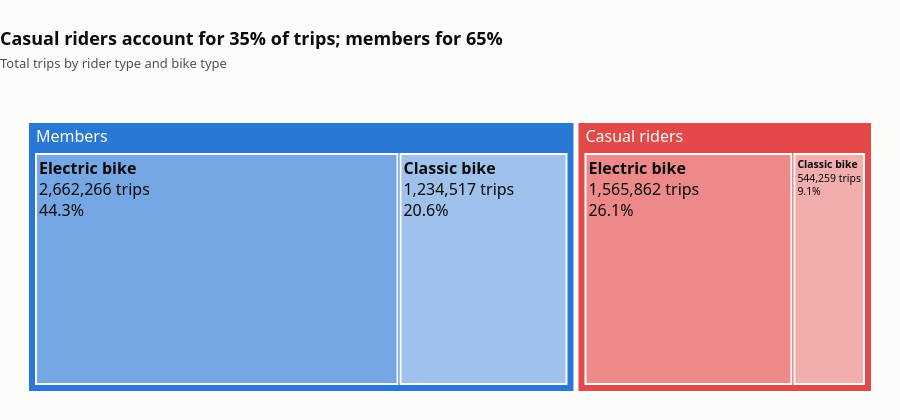

Write notebook code for a chart like this one.
### Code cell
import plotly.graph_objects as go

SURFACE, INK, INK_2 = "#fcfcfb", "#0b0b0b", "#52514e"
GROUP_LABEL = {"member": "Members", "casual": "Casual riders"}
GROUP_FILL = {"member": "#2a78d6", "casual": "#e34948"}

def tint(hex_color, t):
    """Blend a hex color toward white by t (0 = original, 1 = white)."""
    r, g, b = (int(hex_color[i:i + 2], 16) for i in (1, 3, 5))
    return "#{:02x}{:02x}{:02x}".format(*(round(c + (255 - c) * t) for c in (r, g, b)))

counts = df.group_by("member_casual", "rideable_type").agg(pl.len().alias("trips"))
total = counts["trips"].sum()
group_totals = (
    counts.group_by("member_casual").agg(pl.col("trips").sum())
    .sort("trips", descending=True)
)
pct = {g: n / total * 100 for g, n in group_totals.iter_rows()}

# Hierarchy: rider type (header, full color) -> bike type (lighter tints of the same hue)
ids, labels, parents, values, colors, text_colors, shares = [], [], [], [], [], [], []
for g, g_total in group_totals.iter_rows():
    ids.append(g); labels.append(GROUP_LABEL[g]); parents.append("")
    values.append(g_total); colors.append(GROUP_FILL[g]); text_colors.append("#ffffff")
    shares.append(g_total / total * 100)

    kids = counts.filter(pl.col("member_casual") == g).sort("trips", descending=True)
    for k, (_, bike, n) in enumerate(kids.iter_rows()):
        ids.append(f"{g}/{bike}")
        labels.append(bike.replace("_", " ").capitalize())
        parents.append(g)
        values.append(n)
        colors.append(tint(GROUP_FILL[g], [0.35, 0.55, 0.7, 0.8][min(k, 3)]))
        text_colors.append(INK)
        shares.append(n / total * 100)

fig = go.Figure(
    go.Treemap(
        ids=ids, labels=labels, parents=parents, values=values,
        branchvalues="total",
        customdata=shares,
        texttemplate="<b>%{label}</b><br>%{value:,.0f} trips<br>%{customdata:.1f}%",
        textfont=dict(size=16, color=text_colors),
        marker=dict(colors=colors, line=dict(width=2, color=SURFACE)),
        hovertemplate="<b>%{label}</b><br>%{value:,.0f} trips (%{customdata:.1f}% of all trips)<extra></extra>",
        pathbar=dict(visible=False),
    )
)
fig.update_layout(
    title=dict(
        text=(f"<b>Casual riders account for {pct['casual']:.0f}% of trips; members for {pct['member']:.0f}%</b>"
              f"<br><span style='font-size:13px;color:{INK_2}'>Total trips by rider type and bike type</span>"),
        x=0, xanchor="left", font=dict(size=18, color=INK),
    ),
    paper_bgcolor=SURFACE,
    font=dict(family="system-ui, -apple-system, 'Segoe UI', sans-serif", color=INK_2),
    margin=dict(t=90, l=20, r=20, b=20), height=420,
)
fig.show()
fig.write_image("../figs/01_treemap_rider_and_bike_type.svg", width=1200)

### Figure 1 — Plotly figure (JSON) as saved in the notebook; plotly's stock layout.template omitted (floating-point values rounded to 4 significant figures)
{"data": [{"branchvalues": "total", "customdata": [64.87, 44.32, 20.55, 35.13, 26.07, 9.061], "hovertemplate": "<b>%{label}</b><br>%{value:,.0f} trips (%{customdata:.1f}% of all trips)<extra></extra>", "ids": ["member", "member/electric_bike", "member/classic_bike", "casual", "casual/electric_bike", "casual/classic_bike"], "labels": ["Members", "Electric bike", "Classic bike", "Casual riders", "Electric bike", "Classic bike"], "marker": {"colors": ["#2a78d6", "#75a7e4", "#9fc2ed", "#e34948", "#ed8988", "#f2adad"], "line": {"color": "#fcfcfb", "width": 2}}, "parents": ["", "member", "member", "", "casual", "casual"], "pathbar": {"visible": false}, "textfont": {"color": ["#ffffff", "#0b0b0b", "#0b0b0b", "#ffffff", "#0b0b0b", "#0b0b0b"], "size": 16}, "texttemplate": "<b>%{label}</b><br>%{value:,.0f} trips<br>%{customdata:.1f}%", "values": [3896783, 2662266, 1234517, 2110121, 1565862, 544259], "type": "treemap"}], "layout": {"title": {"font": {"size": 18, "color": "#0b0b0b"}, "text": "<b>Casual riders account for 35% of trips; members for 65%</b><br><span style='font-size:13px;color:#52514e'>Total trips by rider type and bike type</span>", "x": 0, "xanchor": "left"}, "font": {"family": "system-ui, -apple-system, 'Segoe UI', sans-serif", "color": "#52514e"}, "margin": {"t": 90, "l": 20, "r": 20, "b": 20}, "paper_bgcolor": "#fcfcfb", "height": 420}}
